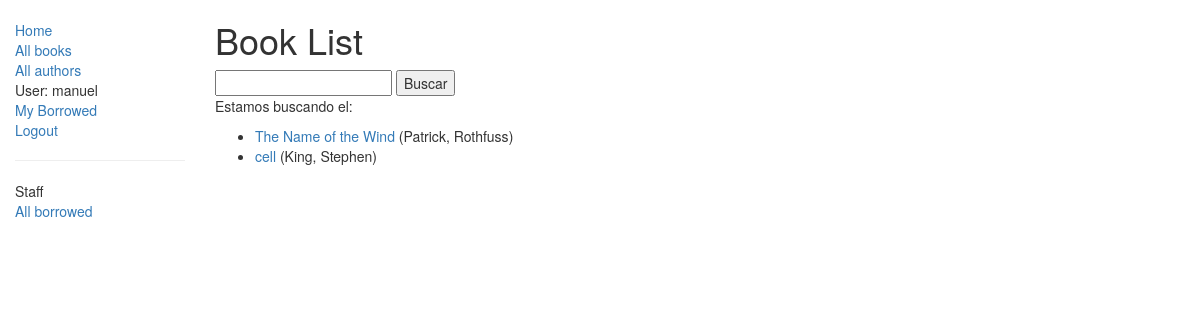
Page /catalog/books/ (signed in) on the committed database.
### catalog/models.py (models this page shows, shortened)
class Book(models.Model):
    title = models.CharField(max_length=200)
    author = models.ForeignKey('Author', on_delete=models.SET_NULL, null=True)
    summary = models.TextField(max_length=1000, help_text="Ingrese una breve descripción del libro")
    isbn = models.CharField('ISBN',max_length=13, help_text='13 Caracteres <a href="https://www.isbn-international.org/content/what-isbn">ISBN number</a>')
    genre = models.ManyToManyField(Genre, help_text="Seleccione un genero para este libro")
    language = models.ForeignKey('Language', on_delete=models.SET_NULL, null=True)
    def get_absolute_url(self):
        return reverse('book-detail', args=[str(self.id)])
    def display_genre(self):
        """
        Creates a string for the Genre. This is required to display genre in Admin.
        """
        return ', '.join([ genre.name for genre in self.genre.all()[:3] ])
    display_genre.short_description = 'Genre'

class Author(models.Model):
    first_name = models.CharField(max_length=100)
    last_name = models.CharField(max_length=100)
    date_of_birth = models.DateField(null=True, blank=True)
    date_of_death = models.DateField('Died', null=True, blank=True)
    def __str__(self):
        return '%s, %s' % (self.last_name, self.first_name)
    class Meta:
        ordering = ['last_name']

### catalog/views.py (the view)
# urls.py: path('books/', views.BookListView.as_view(), name='books'),
class BookListView(generic.ListView):
    model = Book
    paginate_by = 10
    def get_context_data(self, **kwargs):
        context = super(BookListView, self).get_context_data(**kwargs)
        context['some_data'] = 'This is just some data'
        return context

### catalog/templates/catalog/book_list.html
{% extends "base_generic.html" %}
{% block content %}
    <h1>Book List</h1>
    <form action="/catalog/search/" method="GET">
      <input type="text" name="title" id="title">
      <input type="submit" value="Buscar">
    </form>
    <p>Estamos buscando el: {{title}}</p>
    {% if book_list %}
    <ul>
      {% for book in book_list %}
      <li>
        <a href="{{ book.get_absolute_url }}">{{ book.title }}</a> ({{book.author}})
      </li>
      {% endfor %}
    </ul>
    {% else %}
      <p>There are no books in the library.</p>
    {% endif %}
{% endblock %}

### catalog/templates/base_generic.html (shortened to what this page needs)
<!DOCTYPE html>
<html lang="en">
<head>
  <link rel="stylesheet" href="https://maxcdn.bootstrapcdn.com/bootstrap/3.3.7/css/bootstrap.min.css">
  {% load static %}
  <link rel="stylesheet" href="{% static 'css/styles.css' %}">
</head>
<body>
  <div class="container-fluid">
    <div class="row">
      <div class="col-sm-2">
      {% block sidebar %}
      <ul class="sidebar-nav">
          <li><a href="{% url 'index' %}">Home</a></li>
          <li><a href="{% url 'books' %}">All books</a></li>
          <li><a href="{% url 'authors' %}">All authors</a></li>
          {% if user.is_authenticated %}
            <li>User: {{ user.get_username }}</li>
            <li><a href="{% url 'my-borrowed' %}">My Borrowed</a></li>
            <li><a href="{% url 'logout'%}?next={{request.path}}">Logout</a></li>
          {% else %}
            <li><a href="{% url 'login'%}?next={{request.path}}">Login</a></li>
          {% endif %}
      </ul>
      {% if user.is_staff %}
      <hr>
      <ul class="sidebar-nav">
      <li>Staff</li>
      {% if perms.catalog.can_mark_returned %}
      <li><a href="{% url 'all-borrowed' %}">All borrowed</a></li>
      {% endif %}
      </ul>
        {% endif %}
     {% endblock %}
      </div>
      <div class="col-sm-10 ">
      {% block content %}{% endblock %}
      </div>
    </div>
  </div>
</body>
</html>

### catalog/static/css/styles.css (style rules this page uses)
.sidebar-nav { margin-top: 20px; padding: 0; list-style: none; }

### rows in the picture
Book: title "The Name of the Wind", author "Patrick, Rothfuss"
Book: title "cell", author "King, Stephen"

### other values in the picture
{{ user.get_username }} "manuel"
